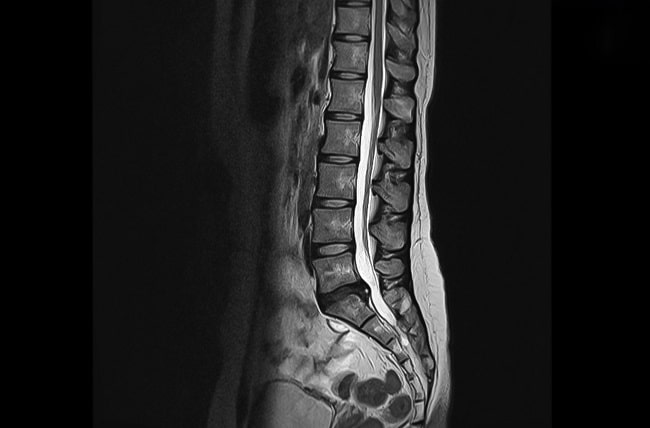
#> input picture Minggu IV/Praktikum/medical2_image.jpg, 650 x 428 px
$ python Latihan2.py
#> lines starting #> are read from the running program, lines starting #| are printed output that depends on the picture
import cv2
import numpy as np
import matplotlib.pyplot as plt


def medical_image_enhancement(medical_image, modality='X-ray'):
    """
    Adaptive enhancement for medical images

    Parameters:
    medical_image: Input medical image
    modality: Image modality ('X-ray', 'MRI', 'CT', 'Ultrasound')

    Returns:
    Enhanced image and enhancement report
    """

    report = {}

    # Implement enhancement pipeline based on modality
    if modality == 'X-ray':
        # meningkatkan kontras tulang
        clahe = cv2.createCLAHE(clipLimit=3.0, tileGridSize=(8,8))
        enhanced = clahe.apply(medical_image)

    elif modality == 'MRI':
        # sharpening untuk memperjelas jaringan
        blur = cv2.GaussianBlur(medical_image,(5,5),0)
        enhanced = cv2.addWeighted(medical_image,1.5,blur,-0.5,0)

    elif modality == 'CT':
        # normalisasi intensitas
        enhanced = cv2.normalize(medical_image,None,0,255,cv2.NORM_MINMAX)

    elif modality == 'Ultrasound':
        # mengurangi speckle noise
        filtered = cv2.medianBlur(medical_image,5)
        enhanced = cv2.equalizeHist(filtered)

    else:
        enhanced = medical_image

    # Generate enhancement report with metrics
    report['mean_intensity'] = np.mean(enhanced)
    report['std_intensity'] = np.std(enhanced)
    report['min_intensity'] = np.min(enhanced)
    report['max_intensity'] = np.max(enhanced)

    return enhanced, report


# =====================================================
# MAIN PROGRAM
# =====================================================

# Load image
image = cv2.imread("medical2_image.jpg", cv2.IMREAD_GRAYSCALE)
#> image: shape (428, 650); min 0, max 255, mean 32.1

if image is None:
    raise Exception("File medical2_image.jpg tidak ditemukan")

# Pilih modality
modality = 'X-ray'

# Jalankan enhancement
enhanced_image, report = medical_image_enhancement(image, modality)
#> in medical_image_enhancement, `enhanced = clahe.apply(medical_image)`:
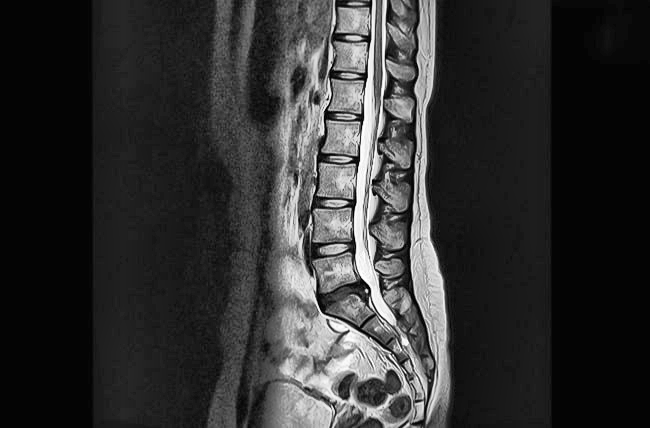
#> enhanced: shape (428, 650); min 0, max 255, mean 48.9
#> report = {'mean_intensity': 48.87, 'std_intensity': 59.56, 'min_intensity': 0, 'max_intensity': 255}

# Tampilkan report
print("Enhancement Report")
print("======================")

for key, value in report.items():
    print(f"{key} : {value:.2f}")
#> this loop made 4 passes
#> (key, value) on passes 1 to 4: ('mean_intensity', 48.87), ('std_intensity', 59.56), ('min_intensity', 0), ('max_intensity', 255)
#| mean_intensity : 48.87
#| std_intensity : 59.56
#| min_intensity : 0.00
#| max_intensity : 255.00

# =====================================================
# VISUALISASI
# =====================================================

plt.figure(figsize=(10,5))

plt.subplot(1,2,1)
plt.title("Original Medical Image")
plt.imshow(image, cmap='gray')
plt.axis('off')

plt.subplot(1,2,2)
plt.title("Enhanced Image")
plt.imshow(enhanced_image, cmap='gray')
plt.axis('off')

plt.tight_layout()
plt.show()
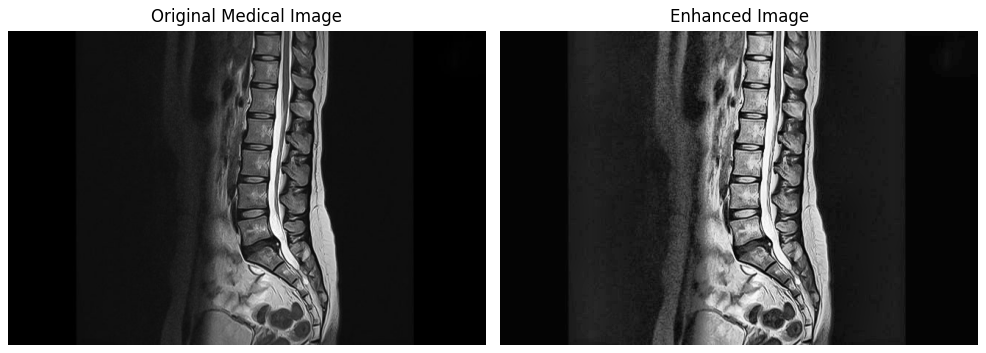
#> figure drawn by matplotlib, 2 panels
